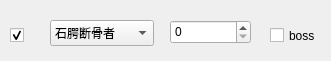
    <widget class="QWidget" name="widget_16" native="true">
     <property name="geometry">
      <rect>
       <x>0</x>
       <y>260</y>
       <width>331</width>
       <height>61</height>
      </rect>
     </property>
     <widget class="QComboBox" name="comboBox_25">
      <property name="geometry">
       <rect>
        <x>50</x>
        <y>20</y>
        <width>104</width>
        <height>26</height>
       </rect>
      </property>
      <property name="accessibleName">
       <string>hero</string>
      </property>
      <item>
       <property name="text">
        <string>石腭断骨者</string>
       </property>
      </item>
      <item>
       <property name="text">
        <string>迪菲亚矿工</string>
       </property>
      </item>
      <item>
       <property name="text">
        <string>拉佐克劳</string>
       </property>
      </item>
      <item>
       <property name="text">
        <string>拉索利安</string>
       </property>
      </item>
      <item>
       <property name="text">
        <string>秀逗魔导士</string>
       </property>
      </item>
      <item>
       <property name="text">
        <string>船长昆塔</string>
       </property>
      </item>
      <item>
       <property name="text">
        <string>霍格</string>
       </property>
      </item>
      <item>
       <property name="text">
        <string>范克里夫</string>
       </property>
      </item>
      <item>
       <property name="text">
        <string>卓尔游侠</string>
       </property>
      </item>
      <item>
       <property name="text">
        <string>骷髅王</string>
       </property>
      </item>
      <item>
       <property name="text">
        <string>怀特迈恩</string>
       </property>
      </item>
      <item>
       <property name="text">
        <string>逐日者</string>
       </property>
      </item>
      <item>
       <property name="text">
        <string>克洛玛古斯</string>
       </property>
      </item>
      <item>
       <property name="text">
        <string>地穴领主</string>
       </property>
      </item>
      <item>
       <property name="text">
        <string>拉格纳罗斯</string>
       </property>
      </item>
      <item>
       <property name="text">
        <string>主母</string>
       </property>
      </item>
      <item>
       <property name="text">
        <string>吉安娜</string>
       </property>
      </item>
      <item>
       <property name="text">
        <string>玛诺洛斯</string>
       </property>
      </item>
      <item>
       <property name="text">
        <string>风行者</string>
       </property>
      </item>
      <item>
       <property name="text">
        <string>泰兰德·语风</string>
       </property>
      </item>
      <item>
       <property name="text">
        <string>克尔苏加德</string>
       </property>
      </item>
      <item>
       <property name="text">
        <string>奥妮克希亚</string>
       </property>
      </item>
      <item>
       <property name="text">
        <string>伊利丹</string>
       </property>
      </item>
      <item>
       <property name="text">
        <string>阿尔萨斯</string>
       </property>
      </item>
      <item>
       <property name="text">
        <string>阿克蒙德</string>
       </property>
      </item>
      <item>
       <property name="text">
        <string>瓦斯琪</string>
       </property>
      </item>
      <item>
       <property name="text">
        <string>鲜血女王兰</string>
       </property>
      </item>
      <item>
       <property name="text">
        <string>卡扎克</string>
       </property>
      </item>
      <item>
       <property name="text">
        <string>沃金</string>
       </property>
      </item>
      <item>
       <property name="text">
        <string>鹿盔</string>
       </property>
      </item>
      <item>
       <property name="text">
        <string>塔1</string>
       </property>
      </item>
      <item>
       <property name="text">
        <string>塔2</string>
       </property>
      </item>
      <item>
       <property name="text">
        <string>塔3</string>
       </property>
      </item>
     </widget>
     <widget class="QCheckBox" name="checkBox_16">
      <property name="geometry">
       <rect>
        <x>270</x>
        <y>20</y>
        <width>61</width>
        <height>31</height>
       </rect>
      </property>
      <property name="acceptDrops">
       <bool>false</bool>
      </property>
      <property name="accessibleName">
       <string>boss</string>
      </property>
      <property name="text">
       <string>boss</string>
      </property>
     </widget>
     <widget class="QSpinBox" name="spinBox_11">
      <property name="geometry">
       <rect>
        <x>170</x>
        <y>20</y>
        <width>81</width>
        <height>24</height>
       </rect>
      </property>
      <property name="accessibleName">
       <string>level</string>
      </property>
     </widget>
     <widget class="QCheckBox" name="checkBox_35">
      <property name="geometry">
       <rect>
        <x>10</x>
        <y>20</y>
        <width>21</width>
        <height>31</height>
       </rect>
      </property>
      <property name="focusPolicy">
       <enum>Qt::ClickFocus</enum>
      </property>
      <property name="acceptDrops">
       <bool>false</bool>
      </property>
      <property name="accessibleName">
       <string>ok</string>
      </property>
      <property name="autoFillBackground">
       <bool>false</bool>
      </property>
      <property name="text">
       <string/>
      </property>
      <property name="checkable">
       <bool>true</bool>
      </property>
      <property name="checked">
       <bool>true</bool>
      </property>
      <property name="autoRepeat">
       <bool>false</bool>
      </property>
      <property name="tristate">
       <bool>false</bool>
      </property>
     </widget>
    </widget>
